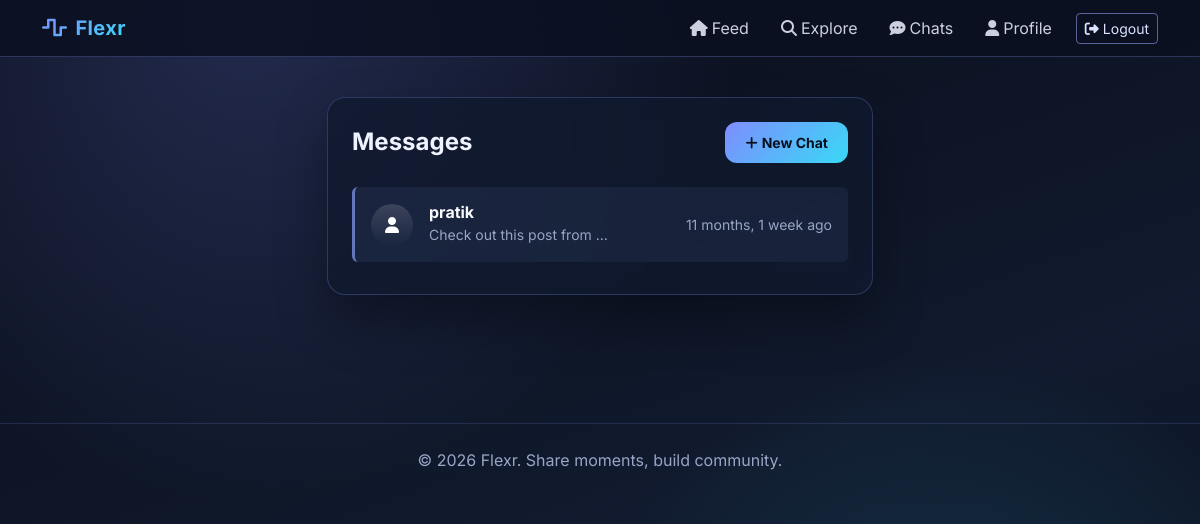
Before: /chats/ (signed in) with the older database file.
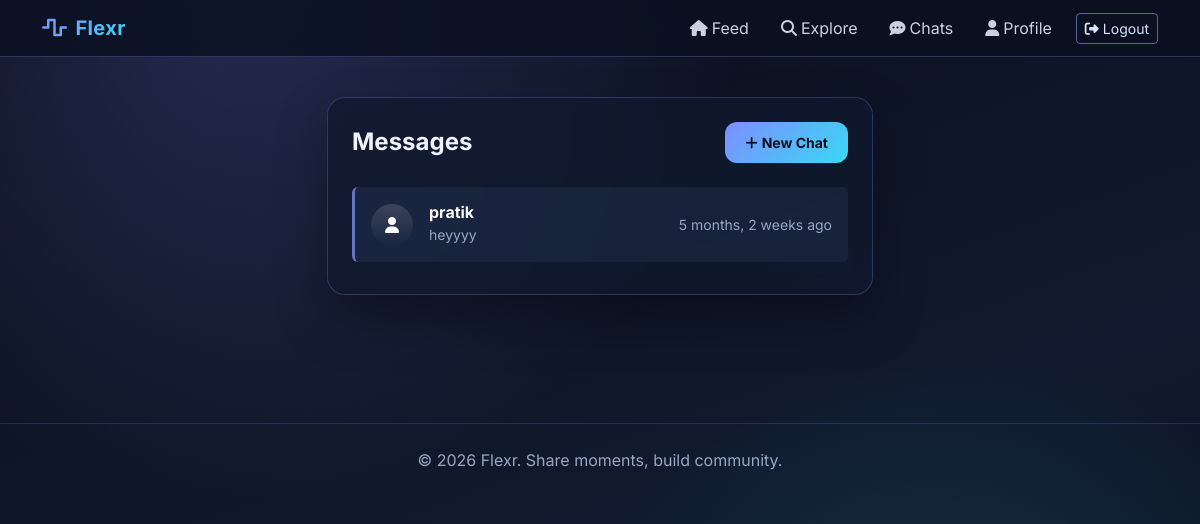
After: the same page with the newer database file.
### feed/models.py (models this page shows)
class Message(models.Model):
    chat = models.ForeignKey(Chat, on_delete=models.CASCADE, related_name='messages')
    sender = models.ForeignKey(User, on_delete=models.CASCADE)
    text = models.TextField(blank=True)
    image = models.ImageField(upload_to='chat_images/', blank=True, null=True)
    created_at = models.DateTimeField(default=timezone.now)
    is_read = models.BooleanField(default=False)  # This line must exist
    class Meta:
        ordering = ['created_at']

class Chat(models.Model):
    participants = models.ManyToManyField(User, related_name='chats')
    created_at = models.DateTimeField(auto_now_add=True)
    updated_at = models.DateTimeField(auto_now=True)

### feed/views.py (the view)
# urls.py: path('chats/', views.chat_list, name='chat_list'),
@login_required
def chat_list(request):
    chats = Chat.objects.filter(participants=request.user).order_by('-updated_at')
    return render(request, 'feed/chat_list.html', {'chats': chats})

### feed/templates/feed/chat_list.html (shortened to what this page needs)
{% extends 'feed/base.html' %}
{% block content %}
<div class="container-fluid pb-5">
    <div class="row justify-content-center">
        <div class="col-lg-6 col-md-8">
            <div class="premium-card p-4">
                <div class="d-flex justify-content-between align-items-center mb-4">
                    <h4 class="fw-bold mb-0">Messages</h4>
                    <a href="{% url 'feed:search_users' %}" class="btn btn-premium btn-sm">
                        <i class="fas fa-plus me-1"></i>New Chat
                    </a>
                </div>
                {% for chat in chats %}
                    {% for participant in chat.participants.all %}
                        {% if participant.id != request.user.id %}
                            <a href="{% url 'feed:chat_detail' chat.id %}" class="text-decoration-none">
                                <div class="chat-item d-flex align-items-center p-3 rounded mb-2">
                                    {% if participant.profile.profile_pic %}
                                        <img src="{{ participant.profile.profile_pic.url }}" class="profile-pic-sm me-3">
                                    {% else %}
                                        <div class="profile-pic-sm me-3 bg-gradient d-flex align-items-center justify-content-center">
                                            <i class="fas fa-user text-white"></i>
                                        </div>
                                    {% endif %}
                                    <div class="flex-grow-1">
                                        <h6 class="mb-0 text-light fw-bold">{{ participant.username }}</h6>
                                        <small class="text-muted">
                                            {% with last_message=chat.messages.last %}
                                                {% if last_message %}
                                                    {{ last_message.text|truncatewords:5 }}
                                                {% else %}
                                                    Start a conversation...
                                                {% endif %}
                                            {% endwith %}
                                        </small>
                                    </div>
                                    <small class="text-muted">{{ chat.updated_at|timesince }} ago</small>
                                </div>
                            </a>
                        {% endif %}
                    {% endfor %}
                {% endfor %}
            </div>
        </div>
    </div>
</div>
{% endblock %}

### feed/templates/feed/base.html (shortened to what this page needs)
<!DOCTYPE html>
<html lang="en">
<head>
    <link href="https://cdn.jsdelivr.net/npm/bootstrap@5.3.0/dist/css/bootstrap.min.css" rel="stylesheet">
    <link href="https://cdnjs.cloudflare.com/ajax/libs/font-awesome/6.4.0/css/all.min.css" rel="stylesheet">
</head>
<body>
    <nav class="navbar navbar-expand-lg navbar-dark main-nav sticky-top">
        <div class="container">
            <a class="navbar-brand" href="{% url 'feed:feed' %}">
                <i class="fas fa-wave-square me-2"></i>Flexr
            </a>
            <div class="navbar-nav ms-auto align-items-lg-center">
                {% if user.is_authenticated %}
                    <a class="nav-link mx-2" href="{% url 'feed:feed' %}"><i class="fas fa-home me-1"></i>Feed</a>
                    <a class="nav-link mx-2" href="{% url 'feed:search_users' %}"><i class="fas fa-search me-1"></i>Explore</a>
                    <a class="nav-link mx-2" href="{% url 'feed:chat_list' %}"><i class="fas fa-comment-dots me-1"></i>Chats</a>
                    <a class="nav-link mx-2" href="{% url 'feed:profile' %}"><i class="fas fa-user me-1"></i>Profile</a>
                    <form method="post" action="{% url 'logout' %}" class="d-inline ms-lg-2">
                        <button type="submit" class="btn btn-outline-light btn-sm">
                            <i class="fas fa-right-from-bracket me-1"></i>Logout
                        </button>
                    </form>
                {% else %}
                    <a class="nav-link mx-2" href="{% url 'login' %}"><i class="fas fa-sign-in-alt me-1"></i>Login</a>
                    <a class="nav-link mx-2" href="{% url 'feed:register' %}"><i class="fas fa-user-plus me-1"></i>Register</a>
                {% endif %}
            </div>
        </div>
    </nav>
    <main class="container page-wrap">
        {% block content %}{% endblock %}
    </main>
    <footer class="text-center py-4 text-muted">
        <div class="container">
            <p class="mb-0">&copy; 2026 Flexr. Share moments, build community.</p>
        </div>
    </footer>
</body>
</html>

### feed/templates/feed/base.html (style rules this page uses)
:root { --bg-900: #090d19; --bg-800: #111a2e; --card: rgba(16, 25, 45, 0.78); --card-border: rgba(135, 160, 255, 0.24); --text-main: #eff3ff; --text-muted: #99a5c5; --brand-a: #7f8dff; --brand-b: #38d9f5; --danger: #ff6d8e; --brand-gradient: linear-gradient(135deg, var(--brand-a), var(--brand-b)); }
* { box-sizing: border-box; }
body { font-family: 'Inter', sans-serif; color: var(--text-main); min-height: 100vh; background: radial-gradient(circle at 20% 0%, rgba(126, 140, 255, 0.22), transparent 40%), radial-gradient(circle at 80% 100%, rgba(56, 217, 245, 0.2), transparent 35%), linear-gradient(160deg, var(--bg-900), var(--bg-800) 60%, #0a1020); }
.main-nav { background: rgba(10, 17, 32, 0.82); backdrop-filter: blur(16px); border-bottom: 1px solid rgba(132, 154, 242, 0.28); }
.navbar-brand { font-weight: 700; letter-spacing: 0.4px; background: var(--brand-gradient); -webkit-background-clip: text; -webkit-text-fill-color: transparent; }
.nav-link { color: var(--text-main) !important; opacity: 0.85; }
.premium-card { background: var(--card); border-radius: 18px; border: 1px solid var(--card-border); box-shadow: 0 24px 50px rgba(0, 0, 0, 0.35); backdrop-filter: blur(10px); }
.btn-premium { background: var(--brand-gradient); border: none; color: #0b1020; font-weight: 700; border-radius: 12px; padding: 10px 20px; transition: transform .2s ease, box-shadow .2s ease; }
::placeholder { color: #7f8ba9 !important; }
.text-muted { color: var(--text-muted) !important; }
.bg-gradient { background: var(--brand-gradient); }
.profile-pic-sm { width: 42px; height: 42px; border-radius: 50%; object-fit: cover; }
.page-wrap { padding: 2.5rem 0 3rem; }
footer { border-top: 1px solid rgba(115, 135, 220, 0.2); margin-top: 2rem; }
.btn-outline-light { border-color: rgba(150, 170, 255, 0.55); color: #d9e3ff; }

### feed/templates/feed/chat_list.html (style rules this page uses)
.chat-item { background: rgba(107, 126, 199, 0.1); border-left: 3px solid rgba(132, 154, 242, 0.7); transition: all .2s ease; }

Changed rows visible on the page:
no longer on this page (row unchanged): Message: text "Check out this post from …"
changed Chat: updated_at "11 months, 1 week" → "5 months, 2 weeks"
added Message: text "heyyyy"
